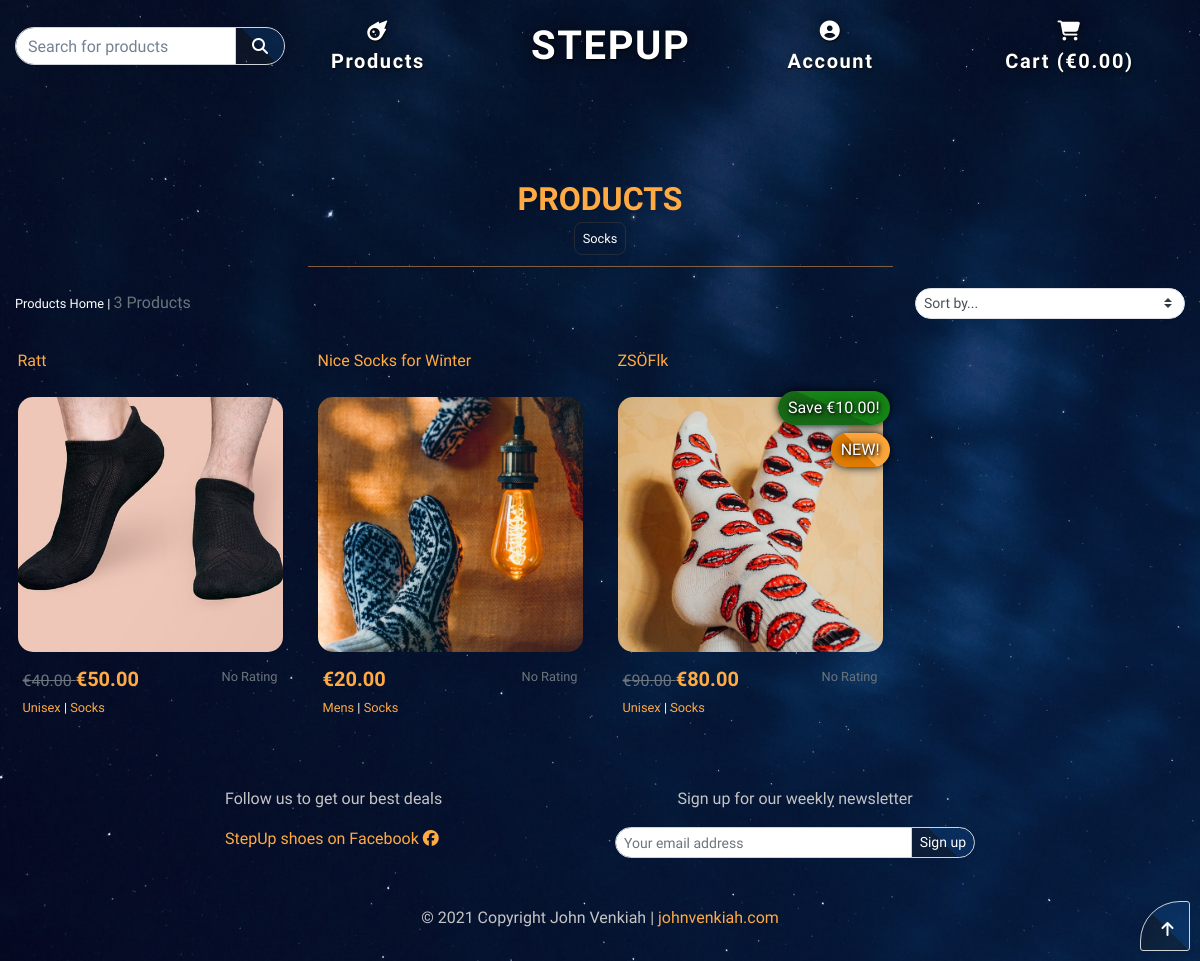
/products/?category=socks, run on an earlier commit of the app's database.
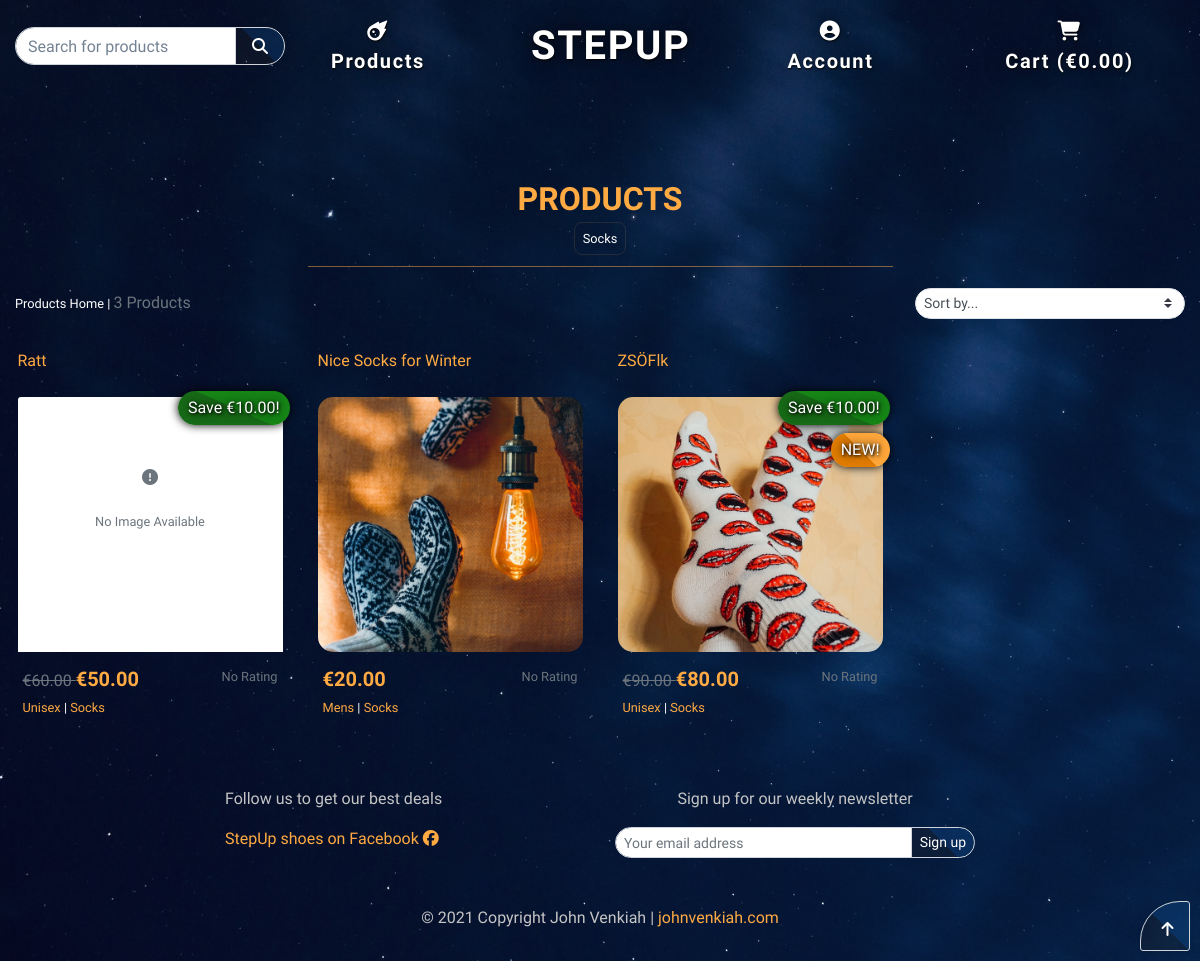
And on a later commit of the database.
### products/models.py (models this page shows, shortened)
class Category(models.Model):
    class Meta:
        verbose_name_plural = 'Categories'
    name = models.CharField(
        verbose_name=_('Name'),
        max_length=254
    )
    friendly_name = models.CharField(
        max_length=254,
        null=True,
        blank=True
    )

class Product(models.Model):
    class Meta:
        ordering = ['id']
    art_nr = models.CharField(
        verbose_name=_('Art. Nr'),
        max_length=254,
    )
    name = models.CharField(
        verbose_name=_('Name'),
        max_length=254,
        unique=True
    )
    category = models.ForeignKey(
        'Category',
        null=True,
        blank=True,
        on_delete=models.SET_NULL
    )
    initial_price = models.DecimalField(
        verbose_name=_('Initial Price'),
        max_digits=6,
        decimal_places=2,
        validators=[
            MinValueValidator(0)
        ],
        null=True,
        blank=True
    )
    price = models.DecimalField(
        verbose_name=_('Price'),
        max_digits=6,
        decimal_places=2,
        validators=[
            MinValueValidator(0)
        ]
    )
    description = models.TextField(
        verbose_name=_('Description'),
    )
    gender = models.CharField(
        verbose_name=_('Gender'),
        choices=GENDER_CHOICES,
        max_length=24,
        default='u'
    )
    brand = models.ForeignKey(
        'Brand',
        null=True,
        blank=True,
        on_delete=models.SET_NULL
    )
    details = models.CharField(
        verbose_name=_('Product Details'),
        max_length=254,
        null=True,
        blank=True
    )
    size_type = models.CharField(
        verbose_name=_('Size Type'),
        choices=SIZE_CHOICES,
        max_length=24,
        default='N/A'
    )
    rating = models.DecimalField(
        verbose_name=_('Rating'),
        max_digits=6,
        decimal_places=2,
        null=True,
        blank=True
    )
    is_new = models.BooleanField(
        verbose_name=('Is New'),
        default=False
    )
    discount = models.DecimalField(
        verbose_name=_('Discount'),
        max_digits=6,
        decimal_places=2,
        null=True,
        blank=True
    )
    image_url = models.URLField(
        verbose_name=_('Image URL'),
        max_length=1024,
        null=True,
        blank=True
    )
    image = models.ImageField(
        verbose_name=_('Image'),
        null=True,
        blank=True
    )

### products/views.py (the view, shortened to what this page needs)
# urls.py: path('', views.all_products, name='products'),
def all_products(request):
    products = Product.objects.all()  # pylint: disable=no-member
    wishlist = WishListItem.objects.filter(user=request.user.id)
    query = None
    categories = None
    gender = None
    gender_pretty = ""
    brands = None
    sort = None
    direction = None
    price = None
    context = {}
    if request.GET:
        if 'category' in request.GET:
            categories = request.GET['category'].split(',')
            products = products.filter(category__name__in=categories)
            categories = Category.objects.filter(name__in=categories)
        if 'brand' in request.GET:
            brands = request.GET['brand'].split(',')
            products = products.filter(brand__name__in=brands)
            brands = Brand.objects.filter(name__in=brands)
        if 'news' in request.GET:
            products = products.filter(is_new=True)
        if 'on_sale' in request.GET:
            products = products.filter(~Q(initial_price=price))
    current_sorting = f'{sort}_{direction}'
    context = {
        'products': products,
        'search_term': query,
        'current_categories': categories,
        'gender': gender,
        'gender_pretty': gender_pretty,
        'brands': brands,
        'wishlist': wishlist,
        'current_sorting': current_sorting,
    }
    return render(request, 'products/products.html', context)

### products/templates/products/products.html (shortened to what this page needs)
{% extends "base.html" %}
{% load static %}
{% block page_header %}
    <div class="container header-container">
    </div>
{% endblock %}
{% block content %}
    <div class="container-fluid">
        <div class="row">
            <div class="col text-center mt-3">
                <h2 class="logo-font">Products</h2>
                {% for c in current_categories %}
                    <a href="{% url 'products' %}?category={{ c.name }}">
                        <small class="p-2 mt-2 product-edit-link">{{ c.friendly_name }}</small>
                    </a>
                {% endfor %}
                <hr class="w-50 mb-1">
            </div>
        </div>
        <div class="row">
            <div class="product-container col-12">
                <div class="row mt-1 mb-2 justify-content-between">
                    <div class="col-12 col-md-6 col-lg-3 my-auto order-md-last d-flex justify-content-center justify-content-md-end">
                        <div class="sort-select-wrapper w-100">
                            <select id="sort-selector" class="custom-select custom-select-sm border border-{% if current_sorting != 'None_None' %}info{% else %}black{% endif %}">
                                <option value="reset" {% if current_sorting == 'None_None' %}selected{% endif %}>Sort by...</option>
                            </select>
                        </div>
                    </div>
                    <div class="col-12 col-md-6 order-md-first">
                        <p class="text-muted mt-3 text-center text-md-left">
                            {% if search_term or current_categories or current_sorting != 'None_None' %}
                                <span class="small"><a href="{% url 'products' %}">Products Home</a> | </span>
                            {% endif %}
                            {{ products|length }} Products{% if search_term %} found for <strong>"{{ search_term }}"</strong>{% endif %}
                        </p>
                    </div>
                </div>
                <div class="row">
                    {% for product in products %}
                        <div class="product-height col-sm-6 col-md-6 col-lg-4 col-xl-3">
                            <div class="card h-100">
                                <a class="products-link" href="{% url 'product_detail' product.id %}">
                                    <p class="mb-0 product-title text-orange">{{ product.name }}</p>
                                    {% if product.discount %}
                                        <p class="sale-label text-shadow">Save €{{ product.discount }}!</p>
                                    {% endif %}
                                    {% if product.is_new %}
                                        <p class="sale-label text-shadow label-new{% if product.discount %} lower-label{% endif %}">NEW!</p>
                                    {% endif %}
                                {% if product.image %}
                                    <img class="card-img-top img-fluid" src="{{ product.image.url }}" alt="{{ product.name }}">
                                {% else %}
                                    <div class="card-img-top bg-white mb-1">
                                        <p class="text-center text-muted pt-5">
                                            <i class="fas fa-exclamation-circle py-2 py-md-4"></i>
                                            <br>
                                            <small>No Image Available</small>
                                        </p>
                                    </div>
                                    {% endif %}
                                </a>
                                <div class="card-body pb-0 pt-2">
                                </div>
                                <div class="card-footer pt-0 border-0">
                                    <div class="row">
                                        <div class="col-6 px-0 text-left">
                                            <p class="text-orange lead mb-0">
                                                {% if product.initial_price %}
                                                    <small><del class="text-muted">€{{ product.initial_price }} </del></small>
                                                {% endif %}
                                                <span class="font-weight-bold">€{{ product.price }}</span>
                                            </p>
                                        </div>
                                        <div class="col-6 px-0 text-right">
                                            {% if product.rating %}
                                                <small class="text-orange"><i class="fas fa-star mr-1"></i>{{ product.rating|floatformat:1 }} / 5</small>
                                            {% else %}
                                                <small class="text-muted">No Rating</small>
                                            {% endif %}
                                        </div>
                                    </div>
                                    <div class="row">
                                        <div class="col-6 px-0 text-left align-self-end">
                                            {% if product.gender or product.category %}
                                                <p class="small mt-1 mb-0">
                                                    {% if product.gender %}
                                                        <a class="text-orange" href="{% if product.gender == 'u' %}{% url 'products' %}{% else %}{% url 'products' %}?gender={{ product.gender }},u{% endif %}">
                                                            {{ product.get_gender_display }}
                                                        </a> |
                                                    {% endif %}
                                                    {% if product.category %}
                                                        <a class="text-orange" href="{% url 'products' %}?category={{ product.category.name }}">
                                                            {{ product.category.friendly_name }}
                                                        </a>
                                                    {% endif %}
                                                </p>
                                            {% endif %}
                                        </div>
                                        <div class="col-6 px-0 text-right">
                                        </div>
                                    </div>
                                </div>
                            </div>
                        </div>
                    {% endfor %}
                </div>
            </div>
        </div>
        <div class="btt-button shadow-sm btn-trans">
            <a class="btt-link d-flex h-100">
                <i class="fas fa-arrow-up text-black mx-auto my-auto"></i>
            </a>
        </div>
{% endblock %}

### templates/base.html (shortened to what this page needs)
{% load static %}
<!doctype html>
<html lang="en">
<head>
    {% block corecss %}
    <link rel="stylesheet" href="https://stackpath.bootstrapcdn.com/bootstrap/4.4.1/css/bootstrap.min.css">
    <link rel="stylesheet" href="{% static 'css/base.css' %}">
    {% endblock %}
    </head>
    <body class="d-flex flex-column min-vh-100">
        <header class="container-fluid fixed-top">
            <div id="topnav" class="row bg-nav pt-lg-2 d-none d-lg-flex">
                <div class="col-12 col-lg-3 my-auto py-1 py-lg-0">
                    <form method="GET" action="{% url 'products' %}">
                        <div class="input-group w-100">
                            <input class="form-control" type="text" name="q"
                                placeholder="Search for products">
                            <div class="input-group-append">
                                <button class="input-btn form-control bg-nav btn btn-trans" type="submit">
                                    <span class="icon">
                                        <i class="fas fa-search"></i>
                                    </span>
                                </button>
                            </div>
                        </div>
                    </form>
                </div>
                <div class="col-12 col-lg-2 my-auto py-1 py-lg-0 text-center text-lg-left">
                    <li class="list-inline-item dropdown">
                        <a href="" id="products-link" class="nav-link collapsed" type="button" data-toggle="collapse" data-target="#products-nav" aria-controls="products-nav" aria-expanded="false" aria-label="Toggle products menu">
                            <div>
                                <i class="fas fa-meteor"></i>
                            </div>
                            <span class="my-0">Products</span>
                        </a>
                    </li>
                </div>
                <div class="col-12 col-lg-2 my-auto py-1 py-lg-0 text-center">
                    <a href="{% url 'home' %}" class="nav-link main-logo-link">
                        <h1 class="logo-font my-0">StepUp</h1>
                    </a>
                </div>
                <div class="col-12 col-lg-5 my-auto py-1 py-lg-0">
                    <ul class="list-inline list-unstyled text-center d-flex my-0">
                        <li class="list-inline-item dropdown">
                            <a class="nav-link" href="#" id="user-options" data-toggle="dropdown" aria-haspopup="true" aria-expanded="false" aria-label="My Account">
                                <div class="text-center">
                                    <div>
                                        <i class="fas fa-user-circle"></i>
                                    </div>
                                    <span class="my-0">Account</span>
                                </div>
                            </a>
                        </li>
                        <li class="list-inline-item">
                            <a class="nav-link" href="{% url 'view_cart' %}">
                                <div class="text-center">
                                    <div>
                                        <i class="fas fa-shopping-cart"></i>
                                    </div>
                                    <span class="my-0">
                                        Cart
                                    </span>
                                        {% if grand_total %}
                                            <span class="btn-orange grand-total">€{{ grand_total|floatformat:2 }}</span>
                                        {% else %}
                                            (€0.00)
                                        {% endif %}
                                </div>
                            </a>
                        </li>
                    </ul>
                </div>
            </div>
        </header>
        {% block page_header %}
        {% endblock %}
        {% block content %}
        {% endblock %}
<footer class="font-small mt-auto">
    <div class="container">
      <div class="row justify-content-center">
        <div class="col-md-5 my-5 text-md-left footer-content">
            <p>Follow us to get our best deals
            </p>
            <a href="https://www.facebook.com">StepUp shoes on Facebook
                <i class="fab fa-facebook" aria-hidden="true"></i>
            </a>
        </div>
        <div class="col-md-5 my-5 text-md-right footer-content">
            <p class="text-center">Sign up for our weekly newsletter</p>
          <form class="input-group">
            <input type="text" class="form-control form-control-sm" placeholder="Your email address"
              aria-label="Your email" aria-describedby="basic-addon2">
            <div class="input-group-append">
              <button class="input-btn btn btn-sm btn-trans my-0" type="button">Sign up</button>
            </div>
          </form>
        </div>
      </div>
    </div>
    <div class="col-12 text-center">
        <p class="pb-2 pb-md-0">© 2021 Copyright John Venkiah | <a href="https://johnvenkiah.com/">johnvenkiah.com</a></p>
    </div>
  </footer>
    </body>
</html>

What changed in the data, as far as the page shows it:
changed Product "Ratt": discount (not shown) → "10.00"; initial_price "40.00" → "60.00"; image: picture removed
